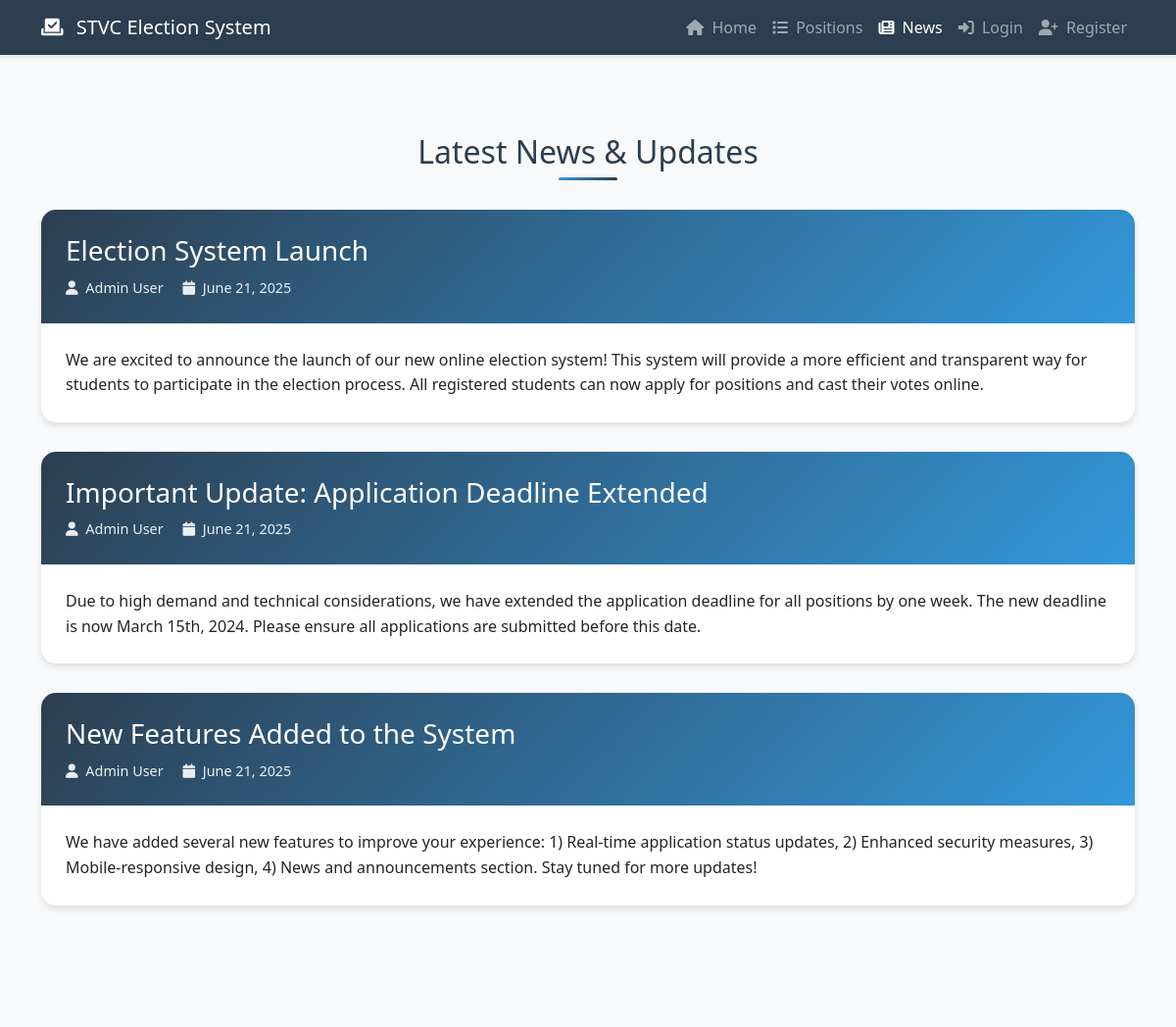
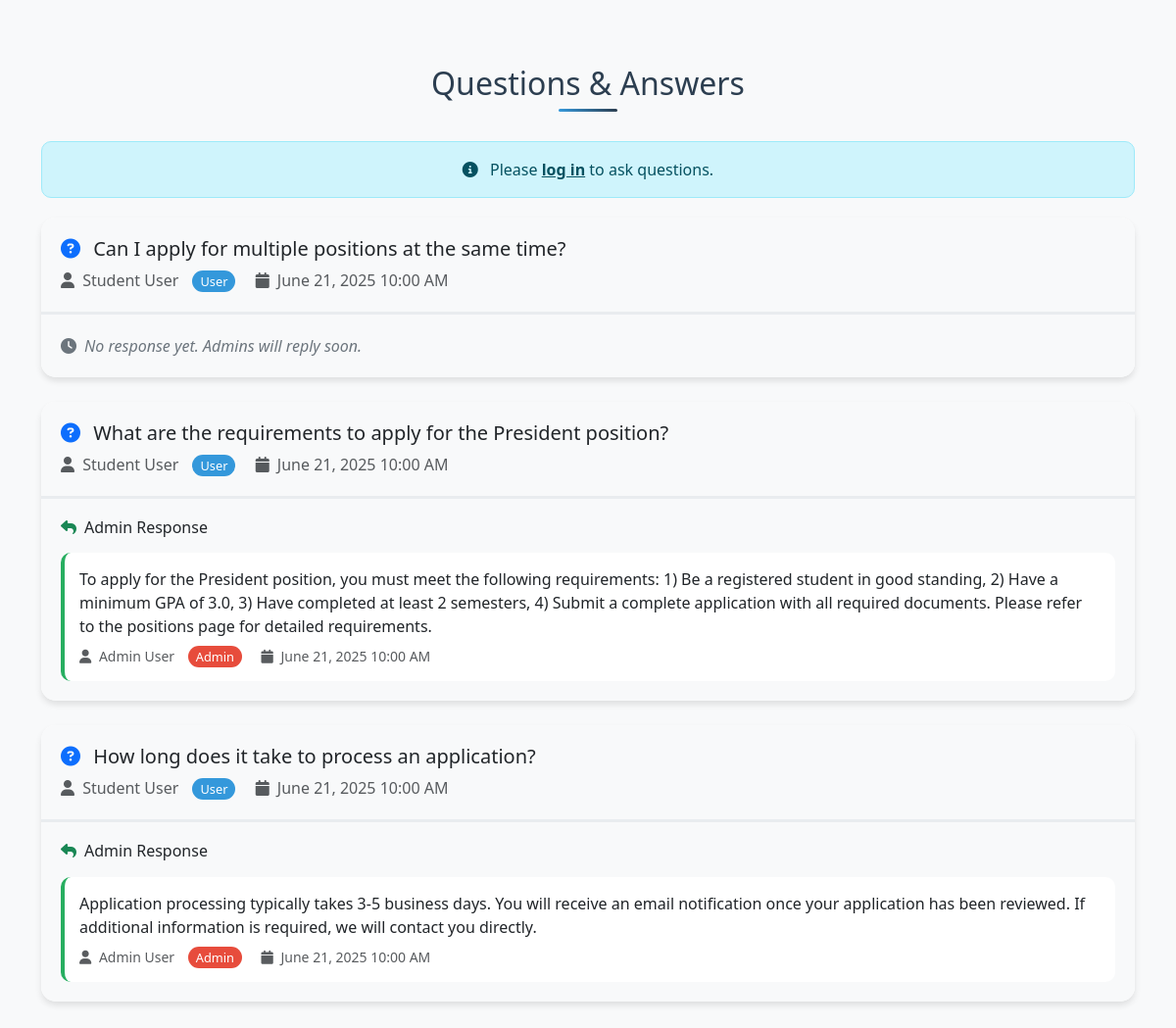
Page /news.php on the committed database (2 pictures, top to bottom).
### tables this page shows
CREATE TABLE IF NOT EXISTS `news` (
  `id` int(11) NOT NULL AUTO_INCREMENT,
  `title` varchar(255) NOT NULL,
  `content` text NOT NULL,
  `image` varchar(255) DEFAULT NULL,
  `author_id` int(11) NOT NULL DEFAULT 1,
  `status` enum('draft','published','archived') DEFAULT 'draft',
  `created_at` timestamp DEFAULT CURRENT_TIMESTAMP,
  `updated_at` timestamp DEFAULT CURRENT_TIMESTAMP ON UPDATE CURRENT_TIMESTAMP,
  PRIMARY KEY (`id`),
  KEY `status` (`status`),
  KEY `created_at` (`created_at`)
);

CREATE TABLE IF NOT EXISTS `questions` (
  `id` int(11) NOT NULL AUTO_INCREMENT,
  `user_id` int(11) NOT NULL DEFAULT 1,
  `question_text` text NOT NULL,
  `status` enum('active','inactive','deleted') DEFAULT 'active',
  `created_at` timestamp DEFAULT CURRENT_TIMESTAMP,
  `updated_at` timestamp DEFAULT CURRENT_TIMESTAMP ON UPDATE CURRENT_TIMESTAMP,
  PRIMARY KEY (`id`),
  KEY `status` (`status`),
  KEY `created_at` (`created_at`)
);

CREATE TABLE IF NOT EXISTS `answers` (
  `id` int(11) NOT NULL AUTO_INCREMENT,
  `question_id` int(11) NOT NULL,
  `author_id` int(11) NOT NULL DEFAULT 1,
  `answer_text` text NOT NULL,
  `answered_at` timestamp DEFAULT CURRENT_TIMESTAMP,
  PRIMARY KEY (`id`),
  KEY `question_id` (`question_id`),
  UNIQUE KEY `question_unique` (`question_id`)
);

### news.php (the view, shortened to what this page needs)
<?php
require_once 'config/database.php';
$stmt = $conn->prepare("
    SELECT n.*, 'Admin' as first_name, 'User' as last_name
    FROM news n
    WHERE n.status = 'published'
    ORDER BY n.created_at DESC
");
$stmt->execute();
$news = $stmt->get_result()->fetch_all(MYSQLI_ASSOC);
$stmt = $conn->prepare("
    SELECT q.*, 'Student' as first_name, 'User' as last_name, 'student' as user_type,
           a.id as answer_id, a.answer_text, a.answered_at,
           a.author_id as answer_author_id,
           'Admin' as answer_author_first, 'User' as answer_author_last
    FROM questions q
    LEFT JOIN answers a ON q.id = a.question_id
    ORDER BY q.created_at DESC, a.answered_at ASC
");
$stmt->execute();
$questions = $stmt->get_result()->fetch_all(MYSQLI_ASSOC);
$is_admin = false;
$admin = null;
$profile_pic_path = '';
?>
<!DOCTYPE html>
<html lang="en">
<head>
    <link href="https://cdn.jsdelivr.net/npm/bootstrap@5.3.0/dist/css/bootstrap.min.css" rel="stylesheet">
    <link rel="stylesheet" href="https://cdnjs.cloudflare.com/ajax/libs/font-awesome/6.4.0/css/all.min.css">
</head>
<body>
    <?php if ($is_admin): ?>
    <nav class="navbar navbar-expand-lg navbar-dark sticky-top">
        <div class="container">
            <a class="navbar-brand" href="Admin/admin_dashboard.php">
                <i class="fas fa-vote-yea me-2"></i>
                STVC Election System - Admin
            </a>
            <button class="navbar-toggler" type="button" data-bs-toggle="collapse" data-bs-target="#navbarNav">
                <span class="navbar-toggler-icon"></span>
            </button>
            <div class="collapse navbar-collapse" id="navbarNav">
                <ul class="navbar-nav ms-auto">
                    <li class="nav-item">
                        <a class="nav-link" href="Admin/admin_dashboard.php"><i class="fas fa-tachometer-alt me-1"></i> Dashboard</a>
                    </li>
                    <li class="nav-item">
                        <a class="nav-link" href="Admin/manage_applications.php"><i class="fas fa-file-alt me-1"></i> Applications</a>
                    </li>
                    <li class="nav-item">
                        <a class="nav-link" href="Admin/manage_positions.php"><i class="fas fa-list me-1"></i> Positions</a>
                    </li>
                    <li class="nav-item">
                        <a class="nav-link" href="Admin/manage_accounts.php"><i class="fas fa-users me-1"></i> Users</a>
                    </li>
                    <li class="nav-item">
                        <a class="nav-link" href="Admin/reports.php"><i class="fas fa-chart-bar me-1"></i> Reports</a>
                    </li>
                    <li class="nav-item dropdown">
                        <a class="nav-link dropdown-toggle" href="#" id="navbarDropdown" role="button" data-bs-toggle="dropdown">
                            <i class="fas fa-user-shield me-1"></i>
                            <?php echo htmlspecialchars($admin['first_name'] . ' ' . $admin['last_name']); ?>
                        </a>
                        <ul class="dropdown-menu">
                            <li><a class="dropdown-item" href="Admin/profile.php"><i class="fas fa-user me-2"></i>Profile</a></li>
                            <li><a class="dropdown-item" href="Admin/security_breaches.php"><i class="fas fa-shield-alt me-2"></i>Security Breaches</a></li>
                            <li><a class="dropdown-item" href="Admin/settings.php"><i class="fas fa-cog me-2"></i>Settings</a></li>
                            <li><a class="dropdown-item" href="../index.php"><i class="fas fa-home me-2"></i>View Site</a></li>
                            <li><hr class="dropdown-divider"></li>
                            <li><a class="dropdown-item" href="../logout.php"><i class="fas fa-sign-out-alt me-2"></i>Logout</a></li>
                        </ul>
                    </li>
                </ul>
            </div>
        </div>
    </nav>
    <?php else: ?>
    <nav class="navbar navbar-expand-lg navbar-dark sticky-top">
        <div class="container">
            <a class="navbar-brand" href="index.php">
                <i class="fas fa-vote-yea me-2"></i>
                STVC Election System
            </a>
            <div class="collapse navbar-collapse" id="navbarNav">
                <ul class="navbar-nav ms-auto">
                    <li class="nav-item">
                        <a class="nav-link" href="index.php"><i class="fas fa-home me-1"></i> Home</a>
                    </li>
                    <li class="nav-item">
                        <a class="nav-link" href="positions.php"><i class="fas fa-list me-1"></i> Positions</a>
                    </li>
                    <li class="nav-item">
                        <a class="nav-link active" href="news.php"><i class="fas fa-newspaper me-1"></i> News</a>
                    </li>
                    <?php if (isset($_SESSION['student_db_id'])): ?>
                        <li class="nav-item">
                            <a class="nav-link" href="application.php"><i class="fas fa-edit me-1"></i> Apply</a>
                        </li>
                        <li class="nav-item">
                            <a class="nav-link" href="dashboard.php"><i class="fas fa-tachometer-alt me-1"></i> Dashboard</a>
                        </li>
                        <li class="nav-item dropdown">
                            <a class="nav-link dropdown-toggle" href="#" id="navbarDropdown" role="button" data-bs-toggle="dropdown">
                                <img src="<?php echo $profile_pic_path; ?>" alt="Profile" style="width:36px;height:36px;border-radius:50%;object-fit:cover;margin-right:8px;vertical-align:middle;">
                                <?php echo htmlspecialchars($user['first_name'] . ' ' . $user['last_name']); ?>
                            </a>
                            <ul class="dropdown-menu">
                                <li><a class="dropdown-item" href="dashboard.php"><i class="fas fa-user me-2"></i>Profile</a></li>
                                <li><a class="dropdown-item" href="application.php"><i class="fas fa-edit me-2"></i>My Applications</a></li>
                                <li><hr class="dropdown-divider"></li>
                                <li><a class="dropdown-item" href="logout.php"><i class="fas fa-sign-out-alt me-2"></i>Logout</a></li>
                            </ul>
                        </li>
                    <?php else: ?>
                        <li class="nav-item">
                            <a class="nav-link" href="login.php"><i class="fas fa-sign-in-alt me-1"></i> Login</a>
                        </li>
                        <li class="nav-item">
                            <a class="nav-link" href="register.php"><i class="fas fa-user-plus me-1"></i> Register</a>
                        </li>
                    <?php endif; ?>
                </ul>
            </div>
        </div>
    </nav>
    <?php endif; ?>
    <section class="news-section">
        <div class="container">
            <h2 class="section-title">Latest News & Updates</h2>
            <?php if (empty($news)): ?>
                <div class="text-center">
                    <i class="fas fa-newspaper fa-3x text-muted mb-3"></i>
                    <h4 class="text-muted">No news available at the moment</h4>
                    <p class="text-muted">Check back later for updates!</p>
                </div>
            <?php else: ?>
                <?php foreach ($news as $article): ?>
                    <div class="news-card">
                        <div class="news-header">
                            <h3><?php echo htmlspecialchars($article['title']); ?></h3>
                            <div class="news-meta">
                                <i class="fas fa-user me-1"></i>
                                <?php echo htmlspecialchars($article['first_name'] . ' ' . $article['last_name']); ?>
                                <i class="fas fa-calendar ms-3 me-1"></i>
                                <?php echo date('F j, Y', strtotime($article['created_at'])); ?>
                            </div>
                        </div>
                        <div class="news-content">
                            <div class="content-text">
                                <?php echo nl2br(htmlspecialchars($article['content'])); ?>
                            </div>
                        </div>
                    </div>
                <?php endforeach; ?>
            <?php endif; ?>
        </div>
    </section>
    <section class="qa-section">
        <div class="container">
            <h2 class="section-title">Questions & Answers</h2>
            <?php if (isset($_SESSION['user_id'])): ?>
                <div class="question-form">
                    <h4 class="mb-4"><i class="fas fa-question-circle me-2"></i>Ask a Question</h4>
                    <form action="process_question.php" method="POST">
                        <div class="mb-3">
                            <label for="question" class="form-label">Your Question</label>
                            <textarea class="form-control" id="question" name="question" rows="4"
                                      placeholder="Type your question here..." required></textarea>
                        </div>
                        <button type="submit" class="btn btn-primary">
                            <i class="fas fa-paper-plane me-2"></i>Submit Question
                        </button>
                    </form>
                </div>
            <?php else: ?>
                <div class="alert alert-info text-center">
                    <i class="fas fa-info-circle me-2"></i>
                    Please <a href="login.php" class="alert-link">log in</a> to ask questions.
                </div>
            <?php endif; ?>
            <div class="questions-list">
                <?php if (empty($questions)): ?>
                    <div class="text-center">
                        <i class="fas fa-comments fa-3x text-muted mb-3"></i>
                        <h4 class="text-muted">No questions yet</h4>
                        <p class="text-muted">Be the first to ask a question!</p>
                    </div>
                <?php else: ?>
                    <?php
                    $currentQuestionId = null;
                    foreach ($questions as $item):
                        if ($currentQuestionId !== $item['id']):
                            $currentQuestionId = $item['id'];
                    ?>
                        <div class="qa-card">
                            <div class="question-header">
                                <div class="d-flex justify-content-between align-items-start">
                                    <div>
                                        <h5 class="mb-2">
                                            <i class="fas fa-question-circle me-2 text-primary"></i>
                                            <?php echo htmlspecialchars($item['question_text']); ?>
                                        </h5>
                                        <div class="text-muted">
                                            <i class="fas fa-user me-1"></i>
                                            <?php echo htmlspecialchars($item['first_name'] . ' ' . $item['last_name']); ?>
                                            <?php if ($item['user_type'] === 'admin'): ?>
                                                <span class="admin-badge">Admin</span>
                                            <?php else: ?>
                                                <span class="user-badge">User</span>
                                            <?php endif; ?>
                                            <i class="fas fa-calendar ms-3 me-1"></i>
                                            <?php echo date('F j, Y g:i A', strtotime($item['created_at'])); ?>
                                        </div>
                                    </div>
                                </div>
                            </div>
                            <?php
                            $hasAnswer = false;
                            foreach ($questions as $answerItem) {
                                if ($answerItem['id'] === $item['id'] && $answerItem['answer_id']) {
                                    $hasAnswer = true;
                                    break;
                                }
                            }
                            ?>
                            <?php if ($hasAnswer): ?>
                                <div class="answer-section">
                                    <h6 class="mb-3"><i class="fas fa-reply me-2 text-success"></i>Admin Response</h6>
                                    <?php foreach ($questions as $answerItem): ?>
                                        <?php if ($answerItem['id'] === $item['id'] && $answerItem['answer_id']): ?>
                                            <div class="answer-content">
                                                <p class="mb-2"><?php echo nl2br(htmlspecialchars($answerItem['answer_text'])); ?></p>
                                                <div class="text-muted small">
                                                    <i class="fas fa-user me-1"></i>
                                                    <?php echo htmlspecialchars($answerItem['answer_author_first'] . ' ' . $answerItem['answer_author_last']); ?>
                                                    <span class="admin-badge">Admin</span>
                                                    <i class="fas fa-calendar ms-3 me-1"></i>
                                                    <?php echo date('F j, Y g:i A', strtotime($answerItem['answered_at'])); ?>
                                                </div>
                                            </div>
                                        <?php endif; ?>
                                    <?php endforeach; ?>
                                </div>
                            <?php else: ?>
                                <div class="answer-section">
                                    <div class="no-answer">
                                        <i class="fas fa-clock me-2"></i>No response yet. Admins will reply soon.
                                    </div>
                                </div>
                            <?php endif; ?>
                        </div>
                    <?php endif; ?>
                    <?php endforeach; ?>
                <?php endif; ?>
            </div>
        </div>
    </section>
</body>
</html>

### rows in the picture
news: title "Election System Launch", last_name "Admin User", created_at "June 21, 2025", content "We are excited to announce the launch of our new online election system! This system will provide a more efficient and transparent way for students to participate in the election process. All registered students can now apply for positions and cast their votes online."
news: title "Important Update: Application Deadline Extended", last_name "Admin User", created_at "June 21, 2025", content "Due to high demand and technical considerations, we have extended the application deadline for all positions by one week. The new deadline is now March 15th, 2024. Please ensure all applications are submitted before this date."
news: title "New Features Added to the System", last_name "Admin User", created_at "June 21, 2025", content "We have added several new features to improve your experience: 1) Real-time application status updates, 2) Enhanced security measures, 3) Mobile-responsive design, 4) News and announcements section. Stay tuned for more updates!"
questions: question_text "Can I apply for multiple positions at the same time?", last_name "Student User", created_at "June 21, 2025 10:00 AM", shows "No response yet. Admins will reply soon."
answers: question.question_text "What are the requirements to apply for the President position?", last_name "Student User", question.created_at "June 21, 2025 10:00 AM", answer_text "To apply for the President position, you must meet the following requirements: 1) Be a registered student in good standing, 2) Have a minimum GPA of 3.0, 3) Have completed at least 2 semesters, 4) Submit a complete application with all required documents. Please refer to the positions page for detailed requirements.", answer_author_last "Admin User", answered_at "June 21, 2025 10:00 AM"
answers: question.question_text "How long does it take to process an application?", last_name "Student User", question.created_at "June 21, 2025 10:00 AM", answer_text "Application processing typically takes 3-5 business days. You will receive an email notification once your application has been reviewed. If additional information is required, we will contact you directly.", answer_author_last "Admin User", answered_at "June 21, 2025 10:00 AM"
